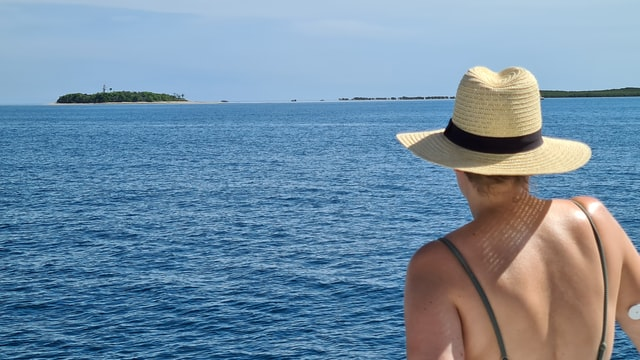
#> input picture images/img2.jpg, 640 x 360 px
$ python 'Resizing and rescaling frames.py'
#> lines starting #> are read from the running program, lines starting #| are printed output that depends on the picture
import cv2 as cv

img = cv.imread('images/img2.jpg')
#> img is the input picture: shape (360, 640, 3); mean B, G, R 164.3, 141.5, 114.4
cv.imshow('image', img)


def rescale(frame, scale=0.75):
#> called with scale = 0.75
    width = int(frame.shape[1] * scale)
#> width = 480
    height = int(frame.shape[0] * scale)
#> height = 270
    dimension = (width, height)
#> dimension = (480, 270)

    return cv.resize(frame, dimension, interpolation=cv.INTER_AREA)
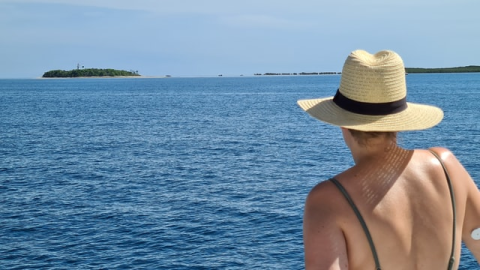
#> returned value: shape (270, 480, 3); mean of channels 0, 1, 2 164.3, 141.5, 114.4; drawn as B, G, R


# Only work for live videos
def change_resolution(width, height):
    capture.set(3, width)
    capture.set(4, height)


resized_image = rescale(img)
cv.imshow('Image', resized_image)
cv.waitKey(0)

capture = cv.VideoCapture('videos/vid1.mp4')

while True:
    isTrue, frame = capture.read()
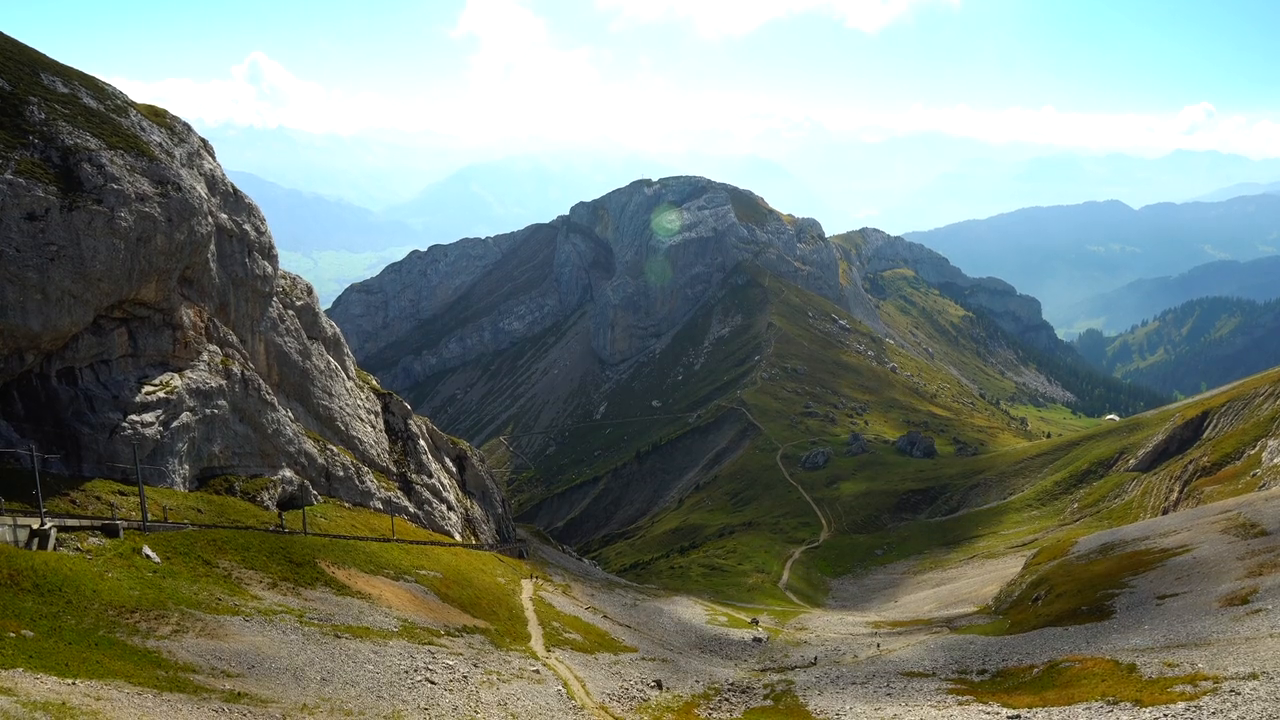
#> input picture frame 15 of videos/vid1.mp4, 1280 x 720 px
#> frame is the input picture: shape (720, 1280, 3); mean B, G, R 120.1, 130.2, 120

    resize_frame = rescale(frame)
    cv.imshow('Video', frame)
    cv.imshow('Video Resized', resize_frame)

    if cv.waitKey(20) & 0xFF == ord('d'):
#> (key Esc is pressed here)
        break

capture.release()
cv.destroyAllWindows()
